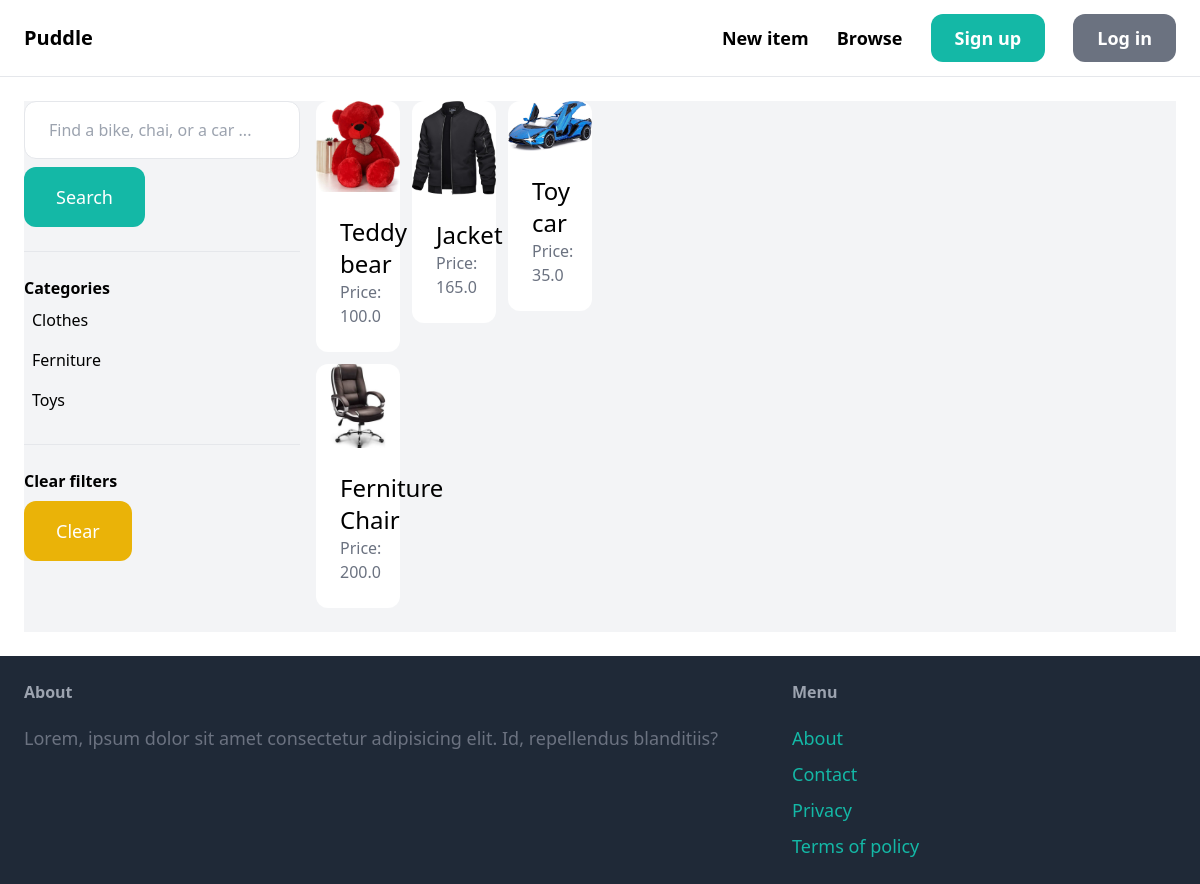
Before: /items/ with the older database file.
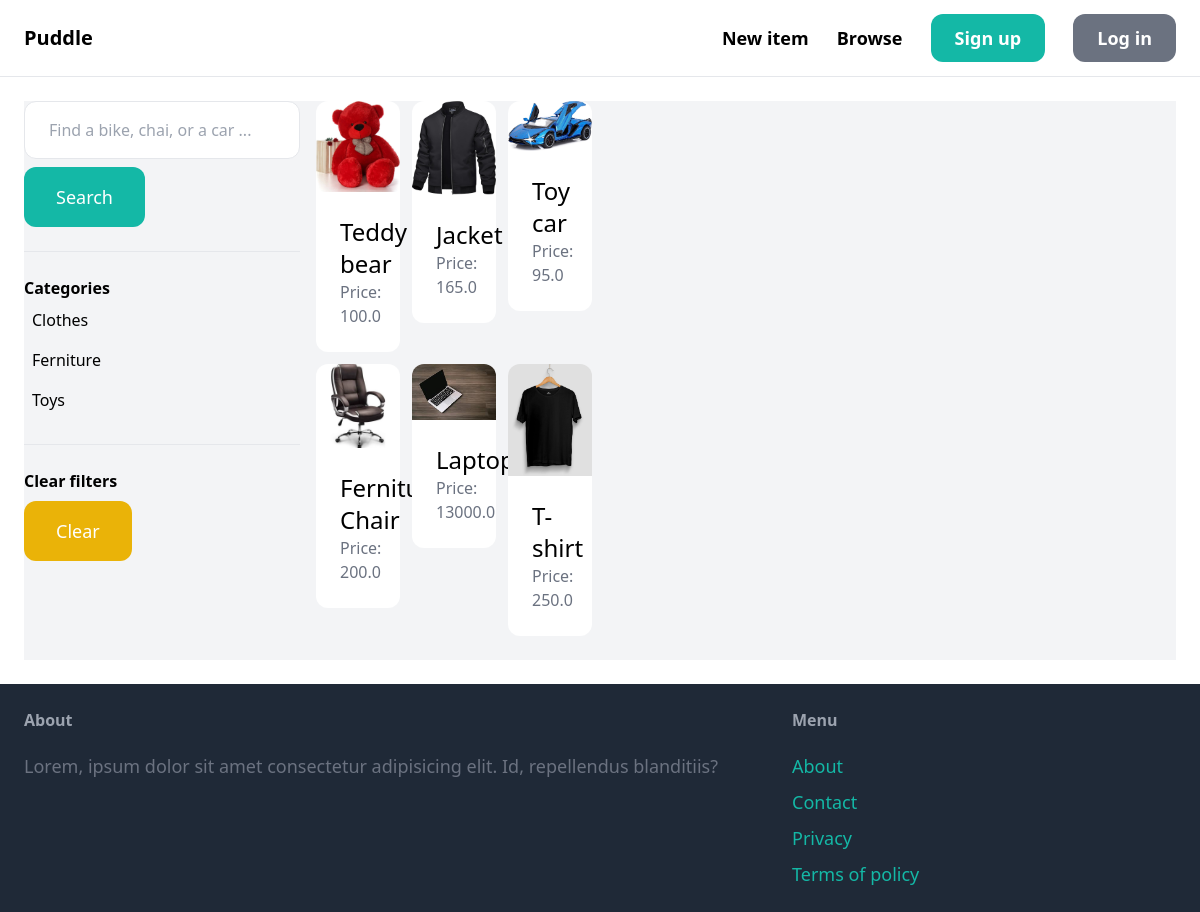
After: the same page with the newer database file.
### item/models.py (models this page shows, shortened)
class Category(models.Model):
    name= models.CharField(max_length=255)
    class Meta:
        ordering = ('name',)
        verbose_name_plural = 'Categories'

class Item(models.Model):
    category= models.ForeignKey(Category, related_name='items', on_delete=models.CASCADE)
    name= models.CharField(max_length=255)
    description = models.TextField(blank=True, null=True)
    price = models.FloatField()
    image = models.ImageField(upload_to='item_images', blank=True, null=True)
    is_sold = models.BooleanField(default=False)
    created_by = models.ForeignKey(User, related_name = 'items', on_delete=models.CASCADE)
    created_at = models.DateTimeField(auto_now_add=True)

### item/views.py (the view)
# urls.py: path('', views.items, name='items'),
def items(request):
    query = request.GET.get('query','')
    categories = Category.objects.all()
    category_id = request.GET.get('category', 0)
    items = Item.objects.filter(is_sold=False)
    if category_id:
        items=items.filter(category_id=category_id)
    if query:
        items = items.filter(Q(name__icontains=query) | Q(description__icontains=query))
    return render(request, 'item/items.html', {
        'items':items,
        'query':query,
        'categories':categories,
        'category_id':int(category_id)
    })

### item/templates/item/items.html (shortened to what this page needs)
{% extends "core/base.html" %}
{% block content %}
<div class="pb-6 grid grid-cols-4 gap-4 bg-gray-100">
    <div class="cols-span-1">
        <form action="{%url 'item:items' %}" method='get' >
            <input name='query' class='w-full py-4 px-6 border rounded-xl' type="text" value='{{ query }}' placeholder='Find a bike, chai, or a car ...' id="">
            <button class='mt-2 py-4 px-8 text-lg bg-teal-500 text-white rounded-xl'>Search</button>
        </form>
        <hr class="my-6">
        <p class="font-semibold">Categories</p>
        <ul>
            {% for category in categories %}
                <li class='py-2 px-2 rounded-xl{% if category.id == category_id %} bg-gray-200{% endif %}'>
                    <a href="{% url 'item:items'  %}?query={{ query }}&category={{ category.id }}">{{category.name}}</a>
                </li>
            {% endfor %}
        </ul>
        <hr class="my-6">
        <p class="font-semibold">Clear filters</p>
        <ul><li>
            <a href="{% url 'item:items' %}" class='mt-2 py-4 px-8 inline-block bg-yellow-500 text-lg rounded-xl text-white'>Clear</a>
        </li></ul>
    </div>
    <div class="cols-span-3">
        <div class="grid grid-cols-3 gap-3">
            {% for item in items %}
            <div>
                <a href="{% url 'item:detail' item.id %}">
                    <div>
                        <img src="{{ item.image.url }}" class='rounded-t-xl' alt="">
                    </div>
                    <div class="p-6 bg-white rounded-b-xl">
                        <h2 class="text-2xl">{{ item.name }}</h2>
                        <p class="text-gray-500">Price: {{ item.price }}</p>
                    </div>
                </a>
            </div>
            {% endfor %}
        </div>
    </div>
</div>
{% endblock %}

Changed rows visible on the page:
changed Item "Toy car": price "35.0" → "95.0"
added Item: image (picture), name "Laptop", price "13000.0"
added Item: image (picture), name "T-shirt", price "250.0"
